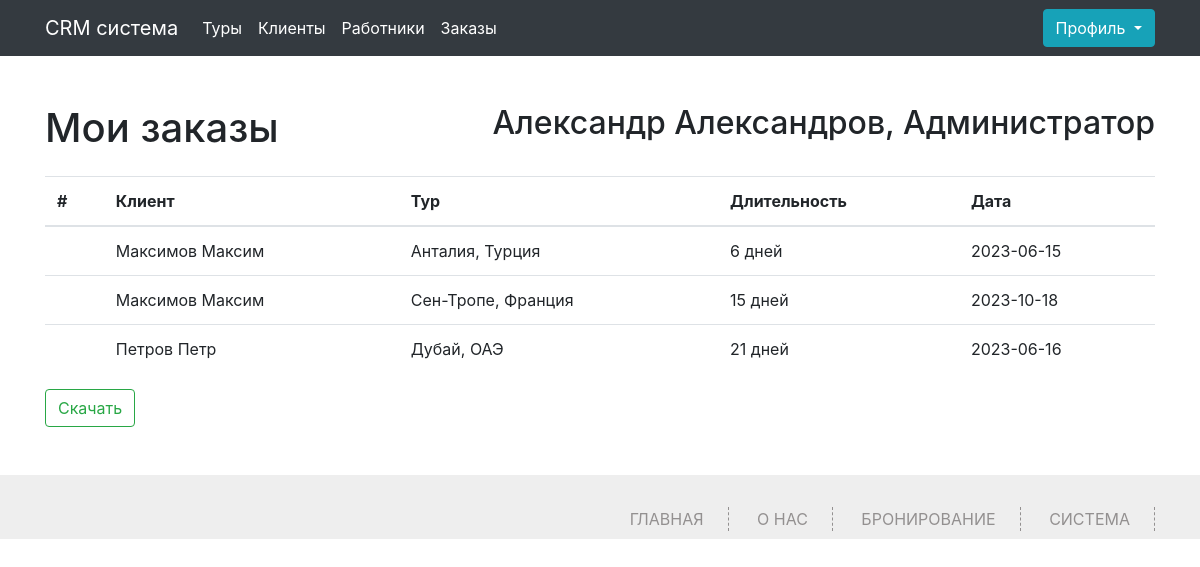
Screenshot of /my-orders (signed in) with the database file from the repository.
### app.py (models this page shows, shortened)
class Worker(db.Model):
    id = db.Column(db.Integer,primary_key=True)
    name = db.Column(db.String(100))
    surname = db.Column(db.String(100))
    secondname = db.Column(db.String(100))
    phone = db.Column(db.Integer,unique=True)
    pasport = db.Column(db.Integer,unique=True)
    job = db.Column(db.String(100))
    password = db.Column(db.String(100))
    root = db.Column(db.Integer, default=0)
    order_id = db.relationship('Orders', backref='worker', lazy='dynamic')

class Orders(db.Model):
    id = db.Column(db.Integer,primary_key=True)
    id_client = db.Column(db.Integer, db.ForeignKey('client.id'))
    id_tur = db.Column(db.Integer, db.ForeignKey('tur.id'))
    id_worker = db.Column(db.Integer, db.ForeignKey('worker.id'))
    date = db.Column(db.String(100))

class Client(db.Model):
    id = db.Column(db.Integer,primary_key=True)
    name = db.Column(db.String(100))
    surname = db.Column(db.String(100))
    secondname = db.Column(db.String(100))
    phone = db.Column(db.Integer,unique=True)
    order_id = db.relationship('Orders', backref='client', lazy='dynamic')

class Tur(db.Model):
    id = db.Column(db.Integer,primary_key=True)
    title = db.Column(db.String(100))
    price = db.Column(db.Integer)
    duration = db.Column(db.Integer)
    order_id = db.relationship('Orders', backref='tur', lazy='dynamic')

### app.py (the view)
@app.route('/my-orders', methods=['GET', 'POST'])
def my_orders():
    if 'name' not in session:
        abort(401)
    worker = Worker.query.filter_by(phone=session['name']).first()
    orders = Orders.query.filter_by(id_worker = worker.id).all()
    turs = Tur.query.all()
    clients = Client.query.all()
    clients_list = []
    worker_list = []
    tur_list = []
    for order in orders:
        q_client = Client.query.filter_by(id=order.id_client).first()
        clients_list.append(q_client)
        q_worker = Worker.query.filter_by(id=order.id_worker).first()
        worker_list.append(q_worker)
        q_tur = Tur.query.filter_by(id=order.id_tur).first()
        tur_list.append(q_tur)
    return render_template("my-orders.html",turs=turs,clients=clients,orders=orders,zip=zip,clients_list=clients_list,worker_list=worker_list, tur_list= tur_list)

### app.py (called while the page is built)
@app.context_processor
def inject_user():
    def get_user_name():
        if 'name' in session:
            return Worker.query.filter_by(phone=session['name']).first()
    return dict(active_user=get_user_name())

### templates/my-orders.html (shortened to what this page needs)
{% extends 'base.html' %}
{% block main %}
<div class="container">
	<div class="content my-5">
		<div class="d-flex justify-content-between my-3">
			<h1>Мои заказы</h1>
            <h2>{{active_user.name}} {{active_user.surname}}, {{active_user.job}}</h2>
		</div>
  {% if not orders%}
  <h2>Список пуст!</h2>
  {%else%}
		<table class="table">
			<thead>
			  <tr>
				<th scope="col">#</th>
				<th scope="col">Клиент</th>
				<th scope="col">Тур</th>
				<th scope="col">Длительность</th>
				<th scope="col">Дата</th>
			  </tr>
			</thead>
			<tbody>
				{%for order,client,tur,worker in zip(orders,clients_list,tur_list,worker_list)%}
			  <tr>
				<th scope="row"></th>
				<td>{{client.surname}} {{client.name}}</td>
				<td>{{tur.title}}</td>
				<td>{{tur.duration}} дней</td>
				<td>{{order.date}}</td>
			  </tr>
			  {%endfor%}
			</tbody>
		  </table>
		  <a href="/my-orders-to-csv" class="btn btn-outline-success">Скачать</a>
		  {%endif%}
	</div>
</div>
{% endblock %}

### static/css/style.css (style rules this page uses)
html,body { font-family: 'Open Sans', sans-serif; background:#FFF; font-size:100%; }
*, *:after, *::before { -webkit-box-sizing: border-box; -moz-box-sizing: border-box; box-sizing: border-box; }

### rows the page displays
Worker: name "Александр", surname "Александров", job "Администратор"
Orders: surname "Максимов", name "Максим", title "Анталия, Турция", duration "6", date "2023-06-15"
Orders: surname "Максимов", name "Максим", title "Сен-Тропе, Франция", duration "15", date "2023-10-18"
Orders: surname "Петров", name "Петр", title "Дубай, ОАЭ", duration "21", date "2023-06-16"
